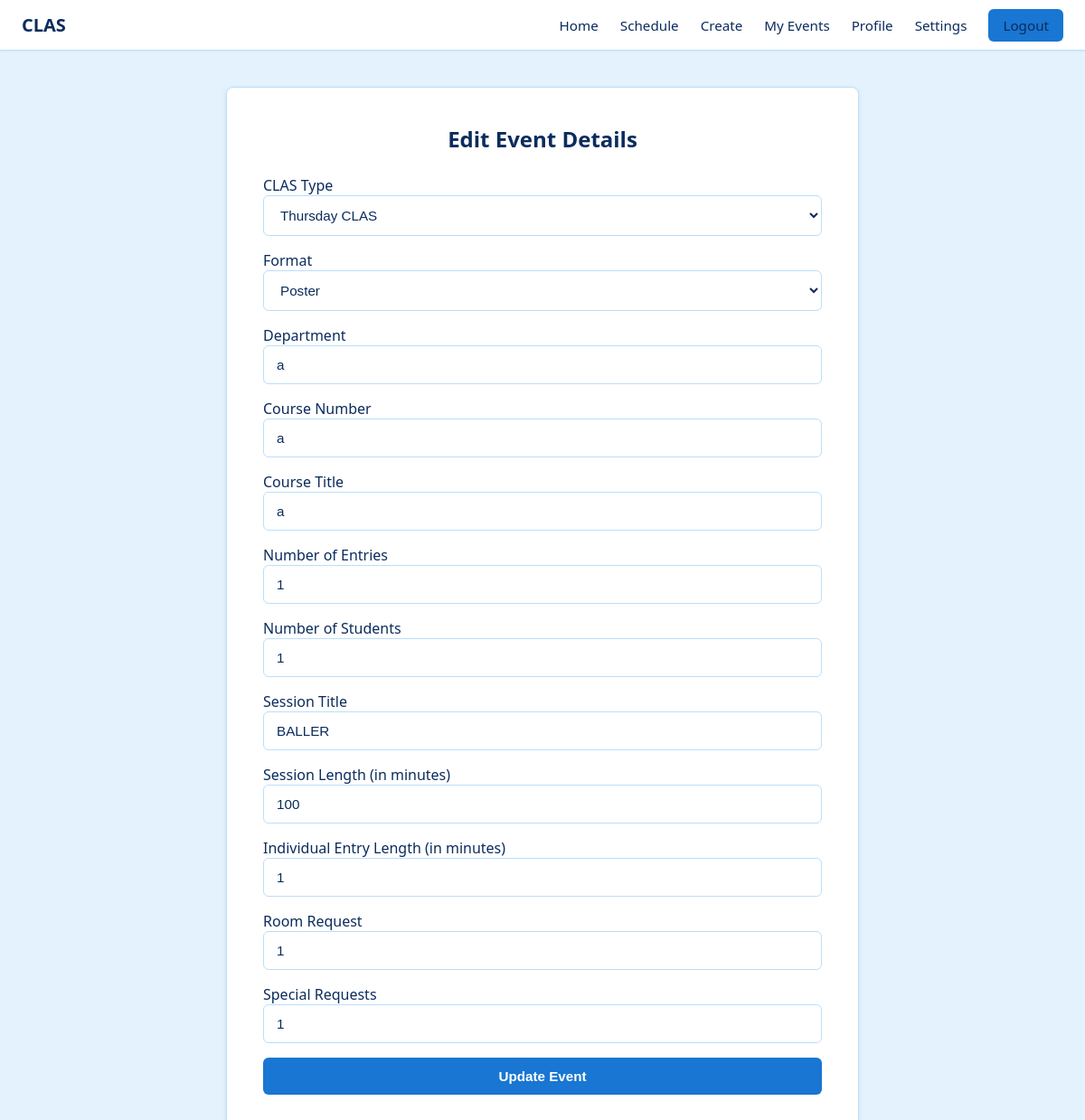
The page /event/edit/1 (signed in) on the database its author committed.
### models.py (models this page shows)
class Event(db.Model):
    id = db.Column(db.Integer, primary_key=True)
    user_id = db.Column(db.Integer, db.ForeignKey('user.id'), nullable=False)
    clas_type = db.Column(db.String(80), nullable=False)
    format = db.Column(db.String(80), nullable=False)
    department = db.Column(db.String(80), nullable=False)
    course_number = db.Column(db.String(10), nullable=False)
    course_title = db.Column(db.String(80), nullable=False)
    num_entries = db.Column(db.Integer, nullable=False)
    num_students = db.Column(db.Integer, nullable=False)
    session_title = db.Column(db.String(80), nullable=False)
    session_length = db.Column(db.Integer, nullable=False)
    individual_entry_length = db.Column(db.Integer, nullable=False)
    room_request = db.Column(db.String(160))
    special_request = db.Column(db.String(160))
    status = db.Column(db.String(20), default='draft')
    session = db.relationship('Session', backref='Event', uselist=False, cascade='all, delete-orphan', passive_deletes=True)

### events.py (the view, shortened to what this page needs)
@events_blueprint.route('/event/edit/<int:event_id>', methods=['GET', 'POST'])
@login_required
def edit_event(event_id):
    event = Event.query.get_or_404(event_id)
    if event.user_id != current_user.id:
        flash("You don't have permission to edit this event.")
        return redirect(url_for('events.eventlist'))
    return render_template('eventedit.html', user=current_user, event=event)

### app.py (called while the page is built)
@login_manager.user_loader
def load_user(user_id):
    return User.query.get(int(user_id))

### templates/eventedit.html (shortened to what this page needs)
<!DOCTYPE html>
<html lang="en">
<head>
  <link rel="stylesheet" href="{{ url_for('static', filename='style.css') }}">
</head>
<body>
  <header class="topbar">
    <div class="brand">CLAS</div>
    <nav class="nav">
      <a href="{{ url_for('main.home') }}">Home</a>
      <a href="{{ url_for('main.schedule') }}">Schedule</a>
      {% if current_user.is_authenticated %}
        <a href="{{ url_for('events.eventcreate') }}">Create</a>
        <a href="{{ url_for('events.eventlist') }}">My Events</a>
        <a href="{{ url_for('main.profile') }}">Profile</a>
        <a href="{{ url_for('main.settings') }}">Settings</a>
        <a class="btn-small" href="{{ url_for('main.logout') }}">Logout</a>
      {% else %}
        <a class="btn-small" href="{{ url_for('main.login') }}">Log in</a>
      {% endif %}
    </nav>
  </header>
  <div class="event-create-container">
    <h2>Edit Event Details</h2>
    <form action="{{ url_for('events.edit_event', event_id=event.id) }}" method="post">
      <label for="clas_type">CLAS Type</label>
      <select name="clas_type">
        <option value="Thursday CLAS" {% if event.clas_type == 'Thursday CLAS' %}selected{% endif %}>Thursday CLAS</option>
      </select>
      <label for="format">Format</label>
      <select name="format">
        <option value="Poster" {% if event.format == 'Poster' %}selected{% endif %}>Poster</option>
      </select>
      <label for="department">Department</label>
      <input type="text" name="department" placeholder="Department" value="{{ event.department }}">
      <label for="course_number">Course Number</label>
      <input type="text" name="course_number" placeholder="Course Number" value="{{ event.course_number }}">
      <label for="course_title">Course Title</label>
      <input type="text" name="course_title" placeholder="Course Title" value="{{ event.course_title }}">
      <label for="num_entries">Number of Entries</label>
      <input type="number" name="num_entries" placeholder="Number of Entries" value="{{ event.num_entries }}">
      <label for="num_students">Number of Students</label>
      <input type="number" name="num_students" placeholder="Number of Students" value="{{ event.num_students }}">
      <label for="session_title">Session Title</label>
      <input type="text" name="session_title" placeholder="Session Title" value="{{ event.session_title }}">
      <label for="session_length">Session Length (in minutes)</label>
      <input type="number" name="session_length" placeholder="Session Length" value="{{ event.session_length }}">
      <label for="individual_entry_length">Individual Entry Length (in minutes)</label>
      <input type="number" name="individual_entry_length" placeholder="Individual Entry Length" value="{{ event.individual_entry_length }}">
      <label for="room_request">Room Request</label>
      <input type="text" name="room_request" placeholder="Room Request" value="{{ event.room_request or '' }}">
      <label for="special_request">Special Requests</label>
      <input type="text" name="special_request" placeholder="Special Requests" value="{{ event.special_request or '' }}">
      {% if event.status == 'draft' %}
        <button class="btn" type="submit" name="action" value="draft">Save Draft</button>
        <button class="btn-outline" type="submit" name="action" value="submit">Submit Event</button>
      {% else %}
        <button class="btn" type="submit" name="action" value="submit">Update Event</button>
      {% endif %}
    </form>
  </div>
</body>
</html>

### static/style.css (style rules this page uses)
* { box-sizing: border-box; margin: 0; padding: 0 }
html, body { height: 100%; background: #e3f2fd }
:root { --blue-d: #0d47a1; --blue-m: #1976d2; --ink: #0b2c5d; --ink-2: #223; --bg: #e3f2fd; --card: #fff; --glass: rgba(255, 255, 255, .12); --glass-b: rgba(255, 255, 255, .25); --hair: rgba(0, 0, 0, .06); --border: #bbdefb }
body { font-family: "Segoe UI", Tahoma, Geneva, Verdana, sans-serif; background: var(--bg); color: var(--ink); min-height: 100vh }
.topbar { position: sticky; top: 0; z-index: 50; height: 56px; display: flex; align-items: center; justify-content: space-between; padding: 0 24px; background: #fff; border-bottom: 1px solid var(--border); box-shadow: 0 1px 3px rgba(0, 0, 0, .05) }
.brand { font-weight: 700; color: var(--ink); font-size: 1.25rem }
.nav { display: flex; gap: 24px; align-items: center }
.nav a { color: var(--ink); text-decoration: none; font-weight: 500; font-size: .95rem }
.btn-small { padding: 8px 16px; border-radius: 6px; background: var(--blue-m); color: #fff; border: none; font-weight: 600; cursor: pointer }
.btn { display: inline-block; padding: 12px 24px; margin-bottom: 10px; border-radius: 6px; font-weight: 600; text-decoration: none; background: var(--blue-m); color: #fff; border: none; cursor: pointer; font-size: .95rem }
input[type=text], input[type=password], input[type=email], input[type=number], select { width: 100%; display: block; padding: 12px 14px; margin-bottom: 16px; border: 1px solid var(--border); border-radius: 6px; background: #fff; color: var(--ink); font-size: .95rem; transition: all .2s ease }
input::placeholder { color: #999 }
button { width: 100%; padding: 12px 16px; margin-bottom: 10px; border: 0; border-radius: 6px; background: var(--blue-m); color: #fff; font-weight: 600; cursor: pointer; font-size: .95rem }
a { color: var(--blue-m) }
.event-create-container { background: #fff; border: 1px solid var(--border); border-radius: 8px; padding: 40px; width: 100%; max-width: 700px; margin: 40px auto; box-shadow: 0 2px 6px rgba(0, 0, 0, .08); }
.event-create-container h2 { text-align: center; color: var(--ink); margin-bottom: 24px; font-size: 1.5rem; }

### rows shown on the page
Event: clas_type "Thursday CLAS", format "Poster", department "a", course_number "a", course_title "a", num_entries "1", num_students "1", session_title "BALLER", session_length "100", individual_entry_length "1", room_request "1", special_request "1"
